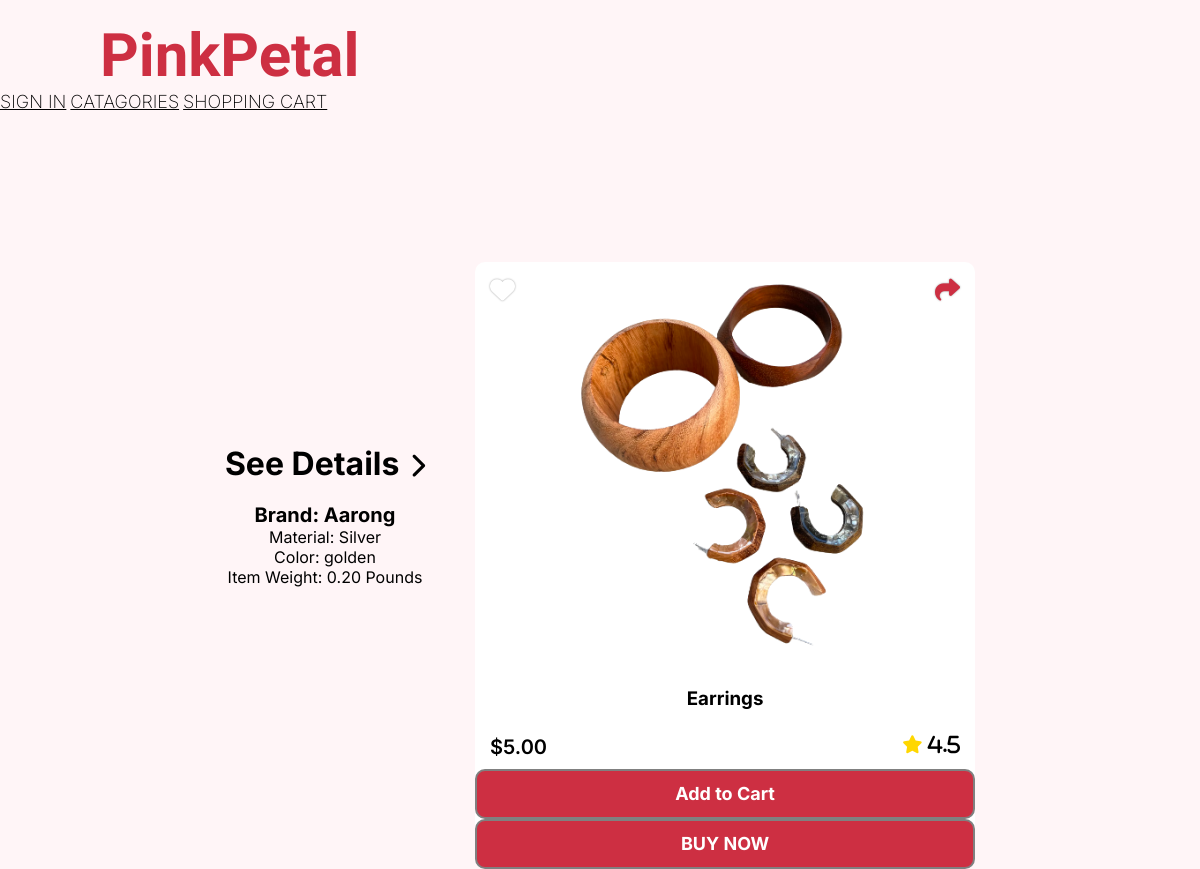
Page /products/7/ on the committed database.
### petal2/models.py (models this page shows, shortened)
class Product(models.Model):
    productName = models.CharField(max_length=30)
    Brand = models.CharField(max_length=50)
    Material = models.CharField(max_length=150)  # Corrected max_length
    Color = models.CharField(max_length=30)
    Item_Weight = models.DecimalField(
        max_digits=10, decimal_places=2)  # Corrected field type
    price = models.DecimalField(max_digits=10, decimal_places=2)
    description = models.TextField(max_length=50)
    image = models.ImageField(upload_to='catagorybag/', blank=False)
    Category = models.ForeignKey(
        Category, on_delete=models.CASCADE, default=1)

### petal2/views.py (the view)
# urls.py: path('products/<int:product_id>/', views.details, name='product_detail'),
def details(request, product_id):
    product = get_object_or_404(Product, pk=product_id)
    return render(request, 'petal2/details.html', {'product': product})

### petal2/templates/petal2/details.html (shortened to what this page needs)
{% load static %}
<!DOCTYPE html>
<html lang="en">
<head>
    <link rel="stylesheet" href="{% static 'CSS/details.css' %}">
    <link rel="stylesheet" href="https://cdnjs.cloudflare.com/ajax/libs/font-awesome/6.3.0/css/all.min.css">
</head>
<body>
    <section class="header">
        <div class="nav-logo">
            <h1 class="logo">PinkPetal</h1>
        </div>
        <div class="nav-links">
            <a class="signup" href="login.html">SIGN IN</a>
            <a class="catagories" href="catagorybag.html">CATAGORIES</a>
            <a class="cart" href="cart.html">SHOPPING CART</a>
        </div>
    </section>
    <div class="container">
        <div class="details-preview">
            <h1 class="details-heading">See Details<i class="fa-solid fa-chevron-right"></i>
                <h2>Brand: {{ product.Brand }}</h2>
                <p>Material: {{ product.Material }}</p>
                <p>Color: {{ product.Color }}</p>
                <p>Item Weight: {{ product.Item_Weight }} Pounds</p>
        </div>
        <div class="details">
            <div id="card">
                <div id="upper">
                    <img id="product" src="{{ product.image.url }}">
                    <h3>{{ product.productName }}</h3>
                </div>
                <div id="priceBox">
                    <span class="price">${{ product.price }}</span>
                    <span class="rating fas fa-star"> 4.5</span>
                </div>
                <button id="cartBtn"><a href="{% url 'cart' product.id %}">Add to Cart</a></button>
                <button id="cartBtn"><a href="{% url 'cart' product.id %}">BUY NOW</a></button>
                <button id="like" class="fas fa-heart"></button>
                <button id="share" class="fas fa-share"></button>
            </div>
        </div>
    </div>
</body>
</html>

### petal2/static/css/details.css (style rules this page uses)
* { padding: 0; margin: 0; box-sizing: border-box }
body { background-color: #FFF5F7; height: 100vh; display: grid; }
.nav-logo { font-family: 'Kaushan Script'; color: #CD2F42; font-size: 40px; margin-top: 20px; margin-left: 100px; cursor: pointer; }
.nav-links a { font-family: 'Inter'; font-size: 18px; font-weight: 200; gap: 10px; color: black; margin-left: 0; }
.details-preview { display: block; font-family: 'Inter'; text-align: center; }
.details-preview h2 { margin-top: 20px; font-size: 20px; }
.details { display: flex; align-items: center; justify-content: center; }
.details-heading { font-family: 'Inter'; text-align: center; }
.details-heading i { font-size: 25px; margin-left: 10px; }
button { border: none; background: transparent; outline: none; }
#card { width: 500px; min-height: 320px; position: relative; border-radius: 10px; background: white; text-align: center; margin-top: 50px; font-family: 'Inter'; margin-top: 150px; }
#upper { width: 60%; margin: 0 auto; transition: all .5s; }
#product { width: 100%; object-fit: cover; display: block; margin: 15px auto; transition: transform .5s; }
#like, #share { font-size: 25px; position: absolute; top: 15px; text-shadow: 0 0 2px rgba(0, 0, 0, .4); }
#like { left: 15px; color: #fff; }
#share { right: 15px; color: #CD2F42; }
#upper h3 { transition: transform .5s; margin-top: 30px; }
#priceBox { display: flex; justify-content: space-between; padding: 10px 15px; font-size: 20px; font-weight: 600; margin-top: 15px; position: relative; z-index: 5; font-family: 'Inter'; }
#priceBoc>div, #priceBox>span { flex: 1; }
.price { text-align: left; }
.rating { font-weight: 600; text-align: right; }
.rating::before { color: gold; font-size: 18px; position: relative; top: -1px; }
#cartBtn { width: 100%; height: 50px; border: none; background: #CD2F42; border-radius: 10px; border: 2px solid gray; color: #eee; font-weight: 700; font-size: 18px; position: relative; z-index: 5; transition: all .3s; cursor: pointer; }
#cartBtn a { font-family: 'Inter'; color: white; text-decoration: none; }
@media (max-width:1930px) { .container { display: flex; align-items: center; justify-content: center; } }
@media (max-width:1930px) { .details-preview { margin-top: 50px; } }
@media (max-width:1930px) { #card { width: 700px; margin-left: 50px; } }
@media (max-width:1400px) { #card { width: 500px; } }

### rows in the picture
Product: Brand "Aarong", Material "Silver", Color "golden", Item_Weight "0.20", image (picture), productName "Earrings", price "5.00"
